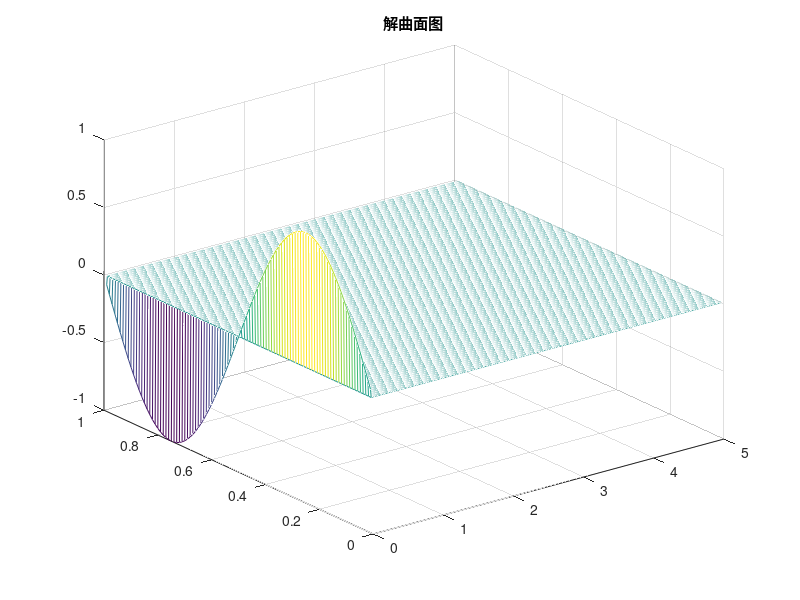

Here is the MATLAB script that generated this plot: (Note: this script raises an error after producing the figure.)
% exp3
tau = 0.01; h = 0.01;
r = tau/h^2;
tspan = [0,5];
n = (tspan(2)-tspan(1))/tau;
U = zeros(99,n+1);
x = h:h:1-h;
U(:,1) = sin(2*pi*x)';
a = -r*ones(98,1);c=a;b = (1+2*r)*ones(99,1);
mesh(0:tau:5,x,U);
title('解曲面图');
%% Matlab内置求解一维抛物型和椭圆型 PDE函数
m = 0;
xmesh = 0:h:1;
ttspan = 0:tau:5;
sol = pdepe(m,@pdefun,@icfun,@bcfun,xmesh,ttspan);
u = sol(:,:,1)';
figure;
mesh(ttspan,xmesh,u)
title('pdepe的解曲面图');
xlabel('x')
ylabel('t')
zlabel('u(x,t)')
max(max(abs(U-u(2:100,:))));
function [c,f,s] = pdefun(x,t,u,dudx)
    c = 1;
    f = dudx - 0.5*u.^2;
    s = 0;
end

function u0 = icfun(x)
    u0 = sin(2*pi*x);
end

function [pl,ql,pr,qr] = bcfun(xl,ul,xr,ur,t)
  pl = ul;
  ql = 0;
  pr = ur;
  qr = 0;
end